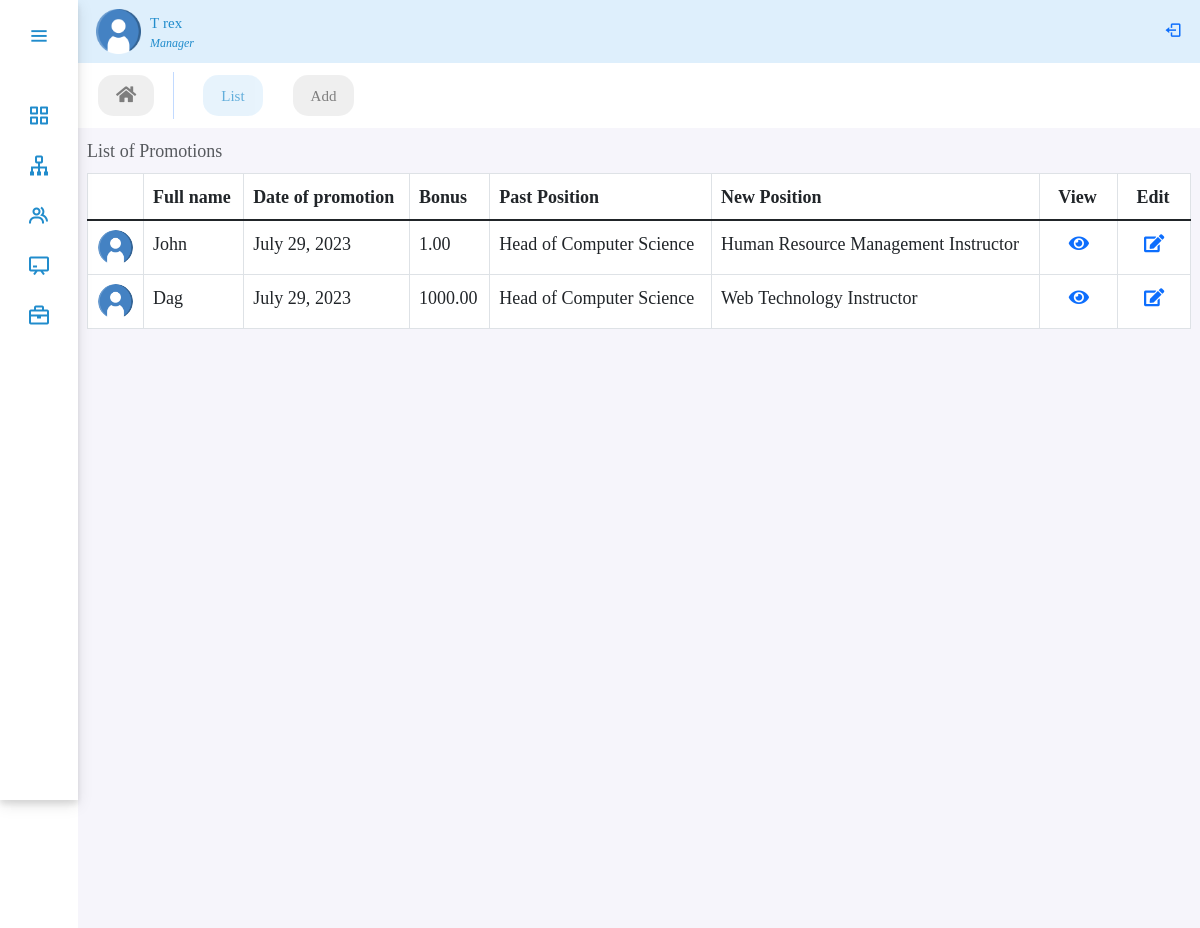
Page /panel/promotion (signed in) on the earlier database version.
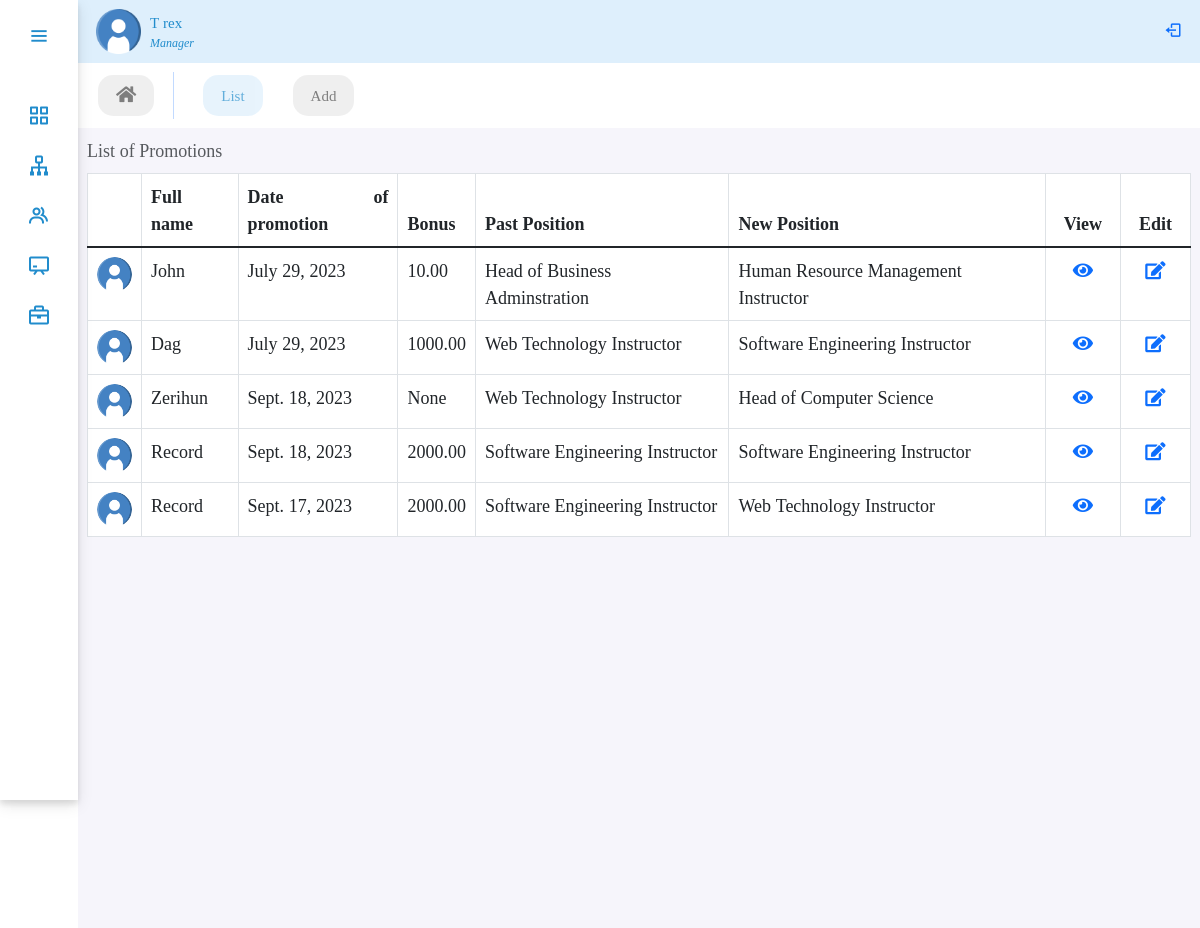
Same page on the later database version.
### performance/models.py (models this page shows, shortened)
class Promotion(models.Model):
    employee = models.ForeignKey(
        Employee, on_delete=models.SET_NULL, null=True, related_name='promoted_employee')
    date_of_promotion = models.DateField(null=True)
    reason = models.CharField(max_length=100, null=True)
    note = models.TextField(blank=True, null=True)
    bonus = models.DecimalField(
        max_digits=10, decimal_places=2, blank=True, null=True)
    past_position = models.ForeignKey(
        Designation, on_delete=models.SET_NULL, null=True, related_name='past_position'
    )
    new_position = models.ForeignKey(
        Designation, on_delete=models.SET_NULL, null=True, related_name='new_position'
    )
    new_position = models.ForeignKey(
        Designation, on_delete=models.SET_NULL, null=True, related_name='new')
    employment_type = models.CharField(
        max_length=20, choices=Employee.EMPLOYMENT_TYPE_CHOICES, null=True, blank=True)

class Employee(models.Model):
    user = models.OneToOneField(
        CustomUser, on_delete=models.CASCADE, null=True, blank=True, related_name='user')
    GENDER_CHOICES = (
        ('M', 'Male'),
        ('F', 'Female'),
    )
    MARITAL_STATUS_CHOICES = (
        ('S', 'Single'),
        ('M', 'Married'),
        ('D', 'Divorced'),
        ('W', 'Widowed'),
    )
    EMPLOYMENT_TYPE_CHOICES = (
        ('fulltime_permanent', 'Fulltime Permanent'),
        ('fulltime_probation', 'Fulltime Probation'),
        ('part_time_contract', 'Part Time Contract'),
    )
    STATUS_CHOICES = (
        ('A', 'Active'),
        ('IN', 'Inactive'),
    )
    avatar = models.ImageField(upload_to='avatar/', null=True, blank=True)
    gender = models.CharField(max_length=1, choices=GENDER_CHOICES, null=True)
    dob = models.DateField(blank=True, null=True)
    nationality = models.CharField(max_length=100, null=True, blank=True)
    marital_status = models.CharField(
        max_length=50, choices=MARITAL_STATUS_CHOICES, null=True, blank=True)
    phone_number = models.CharField(max_length=20, null=True, blank=True)
    email = models.EmailField(max_length=254)
    address = models.CharField(max_length=100, null=True, blank=True)
    joined_date = models.DateField(null=True)
    department = models.ForeignKey(
        Department, on_delete=models.SET_NULL, null=True, blank=True)
    designation = models.ForeignKey(
        Designation, on_delete=models.SET_NULL, null=True)
    employment_type = models.CharField(
        max_length=20, choices=EMPLOYMENT_TYPE_CHOICES, null=True)
    salary = models.DecimalField(
        max_digits=10, decimal_places=2, null=True, blank=True)
    promotion_designation = models.ForeignKey(
        Designation, on_delete=models.SET_NULL, related_name='promotion', null=True, blank=True)
    manager = models.ForeignKey(
        CustomUser, on_delete=models.SET_NULL, null=True, blank=True)
    created_at = models.DateTimeField(auto_now_add=True, null=True, blank=True)
    updated_at = models.DateTimeField(auto_now=True, null=True, blank=True)
    status = models.CharField(max_length=50, null=True, choices=STATUS_CHOICES)
    note = models.TextField(blank=True, null=True)
    objects = ActiveEmployeeManager()

class CustomUser(AbstractBaseUser, PermissionsMixin):
    user_id = models.CharField(max_length=10, unique=True)
    first_name = models.CharField(max_length=30)
    last_name = models.CharField(max_length=30)
    is_active = models.BooleanField(default=True)
    is_manager = models.BooleanField(default=False)
    is_employee = models.BooleanField(default=False)
    is_admin = models.BooleanField(default=False)
    is_staff = models.BooleanField(default=False)
    is_superuser = models.BooleanField(default=False)
    objects = UserManager()
    USERNAME_FIELD = 'user_id'
    REQUIRED_FIELDS = ['first_name', 'last_name']
    class Meta:
        permissions = [
            ("view_manager_pages", "Can view manager pages"),
            ("view_employee_pages", "Can view employee pages"),
        ]

class Designation(models.Model):
    department = models.ForeignKey(
        Department, on_delete=models.SET_NULL, related_name='designations', null=True, blank=True)
    job_title = models.CharField(max_length=100, null=True)
    created_at = models.DateTimeField(auto_now_add=True, null=True)
    updated_at = models.DateTimeField(auto_now=True, null=True)
    def __str__(self):
        return self.job_title

### performance/views.py (the view)
# urls.py: path('panel/promotion', views.PromotionListView.as_view(), name='promotion'),
class PromotionListView(UserPassesTestMixin, ListView):
    model = Promotion
    template_name = 'performance/promotion/promotion.html'
    context_object_name = 'promotions'
    def test_func(self):
        return is_manager(self.request.user)

### performance/views.py (called while the page is built)
def is_manager(user):
    return user.is_authenticated and user.is_manager

### performance/templates/performance/promotion/promotion.html (shortened to what this page needs)
{% extends 'performance/adminPanel.html' %}
{% load static %}
{% block body %}
<ul class="nav panelNav fw-medium">
    <li class="nav-item">
        <a class="nav-link" href="{% url 'dashboard' %}"><i class="fa fa-home"></i></a>
    </li>
    <li class="nav-item">
        <a class="nav-link active" href="{% url 'promotion' %}"> List</a>
    </li>
    <li class="nav-item">
        <a class="nav-link" href="{% url 'promotion_create' %}">Add</a>
    </li>
</ul>
<div class="table-responsive table-hover home-section px-lg-2">
    <table class="table table-bordered caption-top">
        <caption>List of Promotions</caption>
        <thead>
            <tr>
            <th></th>
            <th scope="col">Full name</th>
            <th scope="col">Date of promotion</th>
            <th scope="col">Bonus</th>
            <th scope="col">Past Position</th>
            <th scope="col">New Position</th>
            <th class="px-3">View</th>
            <th class="px-3" >Edit</th>
            </tr>
        </thead>
        <tbody class="table-group-divider">
            {% for promotion in promotions %}
            {% if promotion.employee.status == "A" %}
            <tr>
                <td class="text-center"><img src="/media/avatar/user.png" style="width:35px; height:35px; border-radius: 100%;"></td>
                <td>{{promotion.employee.user.first_name}} {{promotions.employee.user.last_name}}</td>
                <td>{{promotion.date_of_promotion}}</td>
                <td>{{promotion.bonus}}</td>
                <td style="text-align:left;">{{promotion.past_position}}</td>
                <td style="text-align:left;">{{promotion.new_position}}</td>
                <td class="text-center"><a href="{% url 'promotion_detail' promotion.id %}"><i class="fas fa-eye" ></i></a></td>
                <td class="text-center"><a href="{% url 'promotion_update' promotion.id %}" ><i class="fas fa-edit"></i></a></td>
            </tr>
            {% endif %}
            {%endfor%}
        </tbody>
    </table>
</div>
{% endblock body %}

Differences in the rows shown:
changed Promotion "John": bonus "1.00" → "10.00"; past_position "Head of Computer Science" → "Head of Business Adminstration"
changed Promotion "Dag": past_position "Head of Computer Science" → "Web Technology Instructor"; new_position "Web Technology Instructor" → "Software Engineering Instructor"
added Promotion: employee.user.first_name "Zerihun", date_of_promotion "Sept. 18, 2023", bonus "None", past_position "Web Technology Instructor", new_position "Head of Computer Science"
added Promotion: employee.user.first_name "Record", date_of_promotion "Sept. 18, 2023", bonus "2000.00", past_position "Software Engineering Instructor", new_position "Software Engineering Instructor"
added Promotion: employee.user.first_name "Record", date_of_promotion "Sept. 17, 2023", bonus "2000.00", past_position "Software Engineering Instructor", new_position "Web Technology Instructor"
